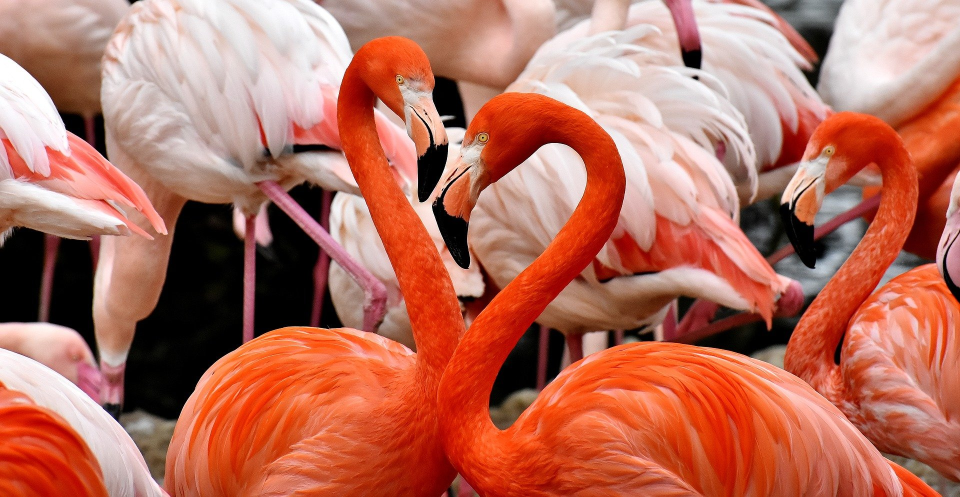
#> input picture Python - DSP/images/flamingo.jpg, 1920 x 993 px (shown at 1/2 size)
$ python ImageProcessingBasics.py
#> lines starting #> are read from the running program, lines starting #| are printed output that depends on the picture
# -*- coding: utf-8 -*-
"""
@author: Michelle Lynch
"""

import cv2 as cv

# Read original image, returns a numpy.ndarray (h, w, channels)
image = cv.imread('flamingo.jpg', cv.IMREAD_COLOR)
#> image is the input picture: shape (993, 1920, 3); mean B, G, R 93.9, 111.3, 182.4
# Save copy of original image
image_orig = image
cv.imshow('', image)
cv.waitKey(0)

# Print image attributes
print(type(image))
#| <class 'numpy.ndarray'>
print(image.shape)
#| (993, 1920, 3)
print(image.size)
#| 5719680
print(image.dtype)
#| uint8

# Get dimensions of the image
dim_orig = image.shape
#> dim_orig = (993, 1920, 3)
height, width, channels = image.shape
#> height = 993; width = 1920; channels = 3


# Scale, preserving aspect ratio
def scale(image, scale_by):
    # Add code to calculate new width & height, w & h
#> called with scale_by = 0.25
    w = int(image.shape[1]*scale_by)
#> w = 480
    h = int(image.shape[0]*scale_by)
#> h = 248
    dim = (w, h)
#> dim = (480, 248)
    image_scaled = cv.resize(image, dim, interpolation=cv.INTER_AREA)
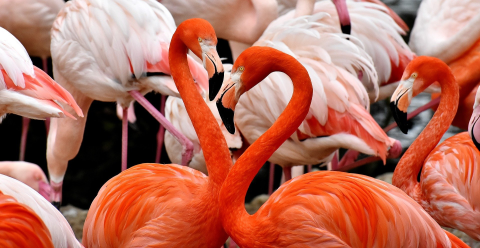
#> image_scaled: shape (248, 480, 3); mean B, G, R 93.9, 111.3, 182.4
    cv.imshow('', image_scaled)
    cv.waitKey(0)
    return image_scaled


# Convert to grayscale
def grayscale(image):
    # Add code to create image_gray, use opencv's cvtColor function
    image_gray=(cv.cvtColor(image, cv.COLOR_BGR2GRAY))
    cv.imshow(' ', image_gray)
    cv.waitKey(0)
    return image_gray


# Extract a Region of Interest (ROI)
def roi(image):
    # Create image_roi by slicing into the image matrix
    image_roi = image[50:300,50:250]
    cv.imshow('', image_roi)
    cv.waitKey(0)
    return image_roi


# Black out part of the image
def black_out(image):
    dim = image.shape
#> dim = (248, 480, 3)
    image[dim[0]-50:dim[0], dim[1]-300:dim[1]-200] = [0,128,0]# Add code for BGR black
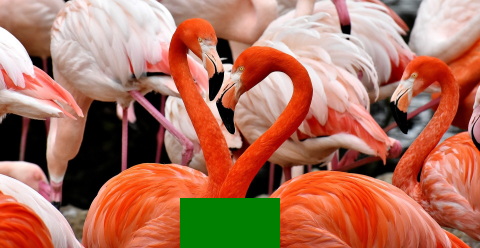
#> image: shape (248, 480, 3); mean B, G, R 93.1, 114.6, 174.3
    cv.imshow('', image)
    cv.waitKey(0)
    return image

# Draw on the image
def draw_on(image):
    # Draw a line on the image, specifying start & end coords, BGR color, linewidth
    dim = image.shape
    cv.arrowedLine(image, (0,0), (dim[0]//2,dim[1]//2), (255,255,255), 20)
    # Draw rectangle, from top left to bottom right, BGR, linewidth
    cv.rectangle(image, (50,100), (450,600), (0,200,255), 30)
    # Add some text
    cv.putText(image,'DSP!',(50,100), cv.FONT_HERSHEY_SIMPLEX, 10, (255,255,255), 20)
    cv.imshow('', image)
    cv.waitKey(0)
    return image

scale_by = 0.25
image_scaled = scale(image_orig, scale_by)
#image_scaled_copy = image_scaled
#image_gray = grayscale(image_scaled)
#image_roi = roi(image_scaled)
image_blackout = black_out(image_scaled)
#image_drawon = draw_on(image_scaled)


cv.destroyAllWindows()

$ run again, with Python - DSP/images/iguana.jpg copied over Python - DSP/images/flamingo.jpg
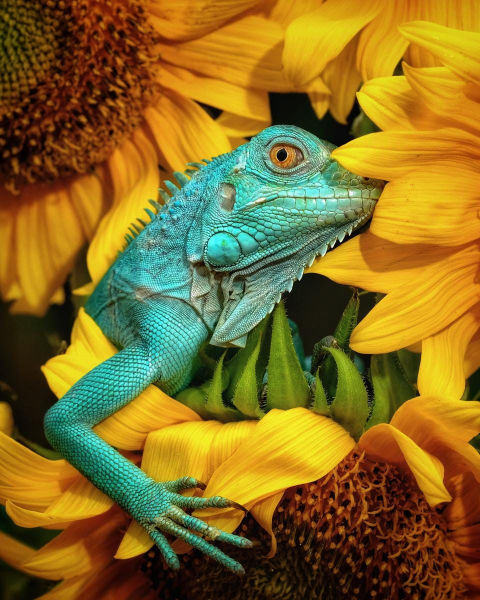
#> input picture Python - DSP/images/iguana.jpg, 960 x 1200 px (shown at 1/2 size)
#> image is the input picture: shape (1200, 960, 3); mean B, G, R 36.9, 108.6, 133.4
#| <class 'numpy.ndarray'>
#| (1200, 960, 3)
#| 3456000
#| uint8
#> in scale, `image_scaled = cv.resize(image, dim, interpolation=cv.INTER_AREA)`:
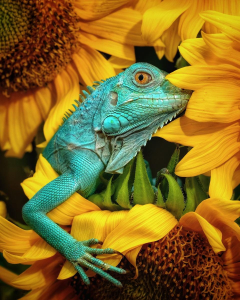
#> image_scaled: shape (300, 240, 3); mean B, G, R 36.9, 108.6, 133.4
